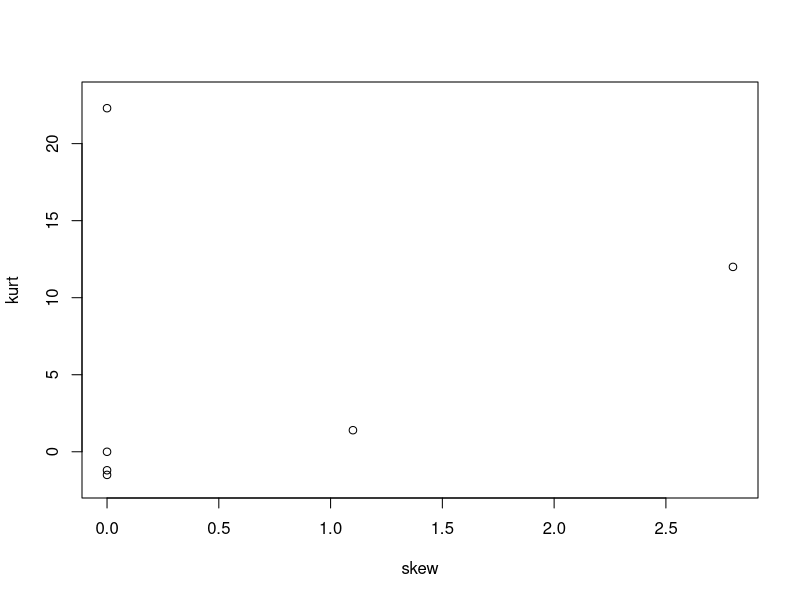

The R source for this figure:
## ---- chunk 1
knitr::opts_chunk$set(echo = TRUE)
## ---- chunk 2
skew <- c(rep(0, 4), 1.1, 2.8)
kurt <- c(-1.2, -1.5, 0, 22.3, 1.4, 12.0)
plot(skew, kurt, xlim = c(), ylim = c(-2, 23))
